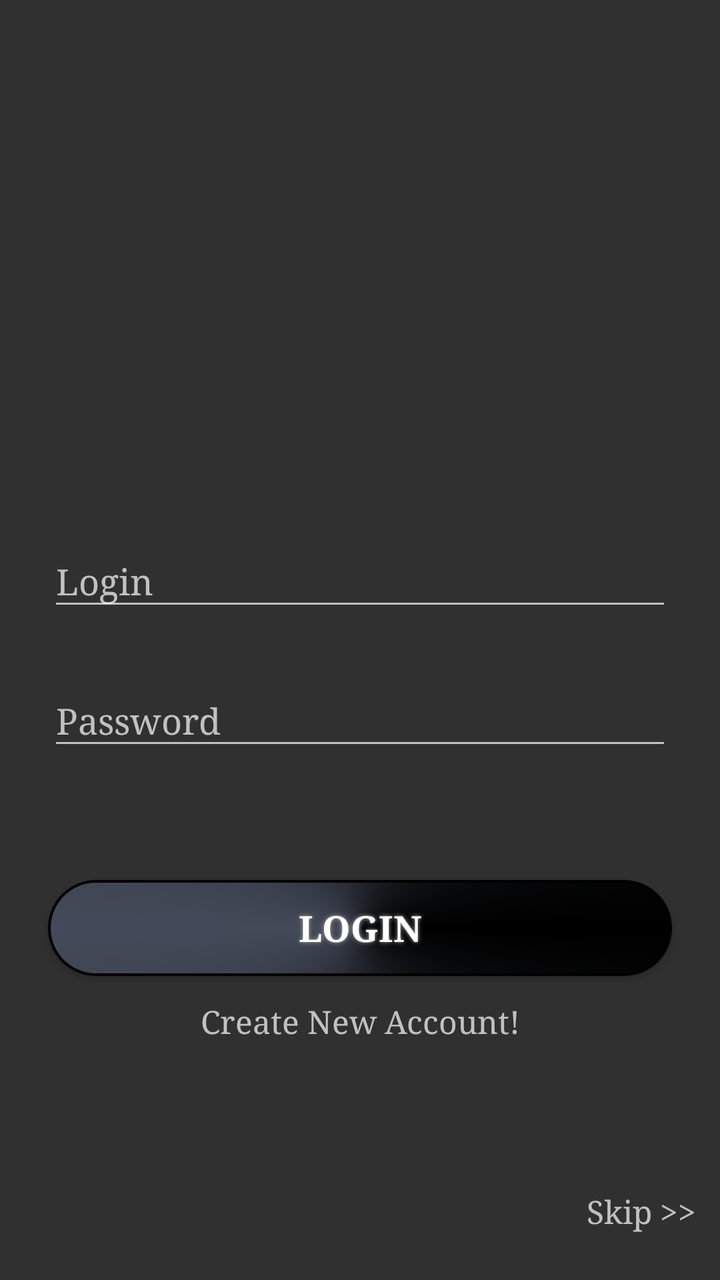
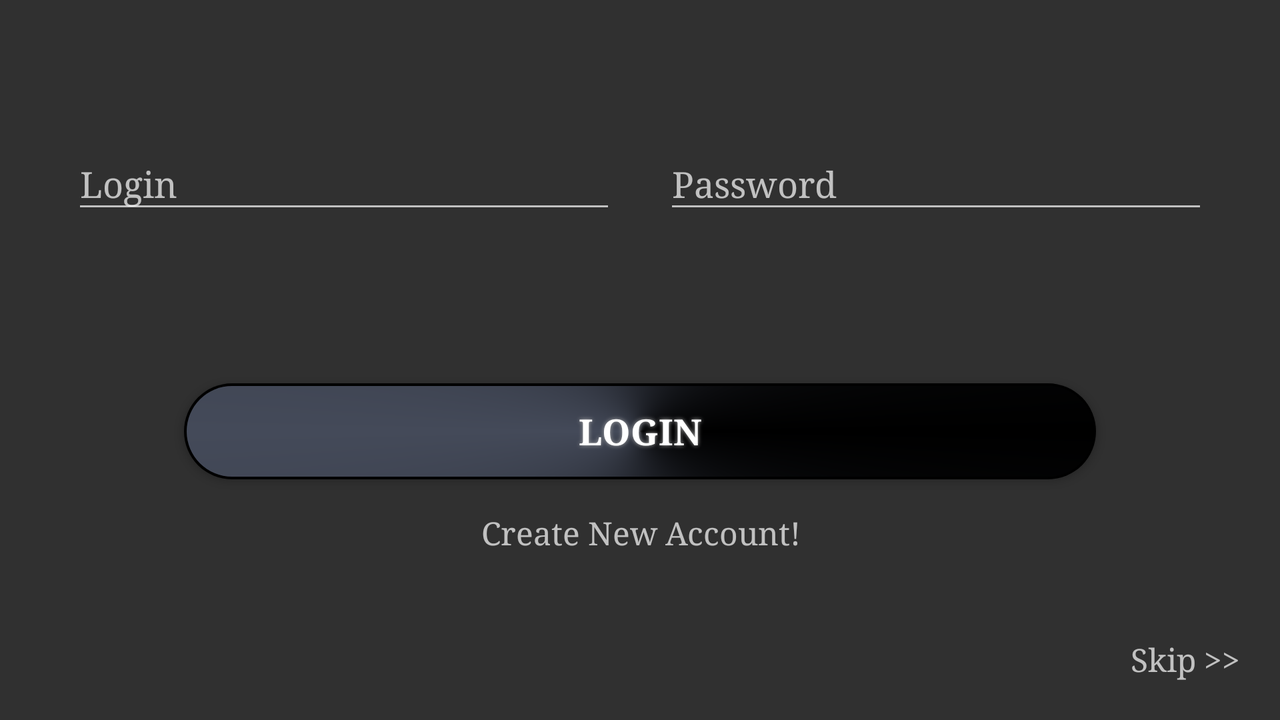

Compare how this app lays out the same screen by default and in its alternative resource folder. The renders come first, then the two layout files and the values they reference.
<!-- AndroidManifest.xml: application theme AppTheme -->
<!-- res/layout/activity_login.xml -->
<?xml version="1.0" encoding="utf-8"?>
<LinearLayout xmlns:android="http://schemas.android.com/apk/res/android"
    android:layout_width="match_parent"
    android:layout_height="match_parent"
    android:fitsSystemWindows="true"
    android:gravity="bottom"
    android:orientation="vertical"
    android:padding="12dp">

    <android.support.design.widget.TextInputLayout
        android:layout_width="match_parent"
        android:layout_height="wrap_content"
        android:layout_marginBottom="18dp"
        android:layout_marginLeft="12dp"
        android:layout_marginRight="12dp">

        <EditText
            android:id="@+id/input_login"
            android:layout_width="match_parent"
            android:layout_height="wrap_content"
            android:fontFamily="serif"
            android:hint="@string/login"
            android:inputType="text" />
    </android.support.design.widget.TextInputLayout>


    <android.support.design.widget.TextInputLayout
        android:layout_width="match_parent"
        android:layout_height="wrap_content"
        android:layout_marginBottom="24dp"
        android:layout_marginLeft="12dp"
        android:layout_marginRight="12dp">

        <EditText
            android:id="@+id/input_password"
            android:layout_width="match_parent"
            android:layout_height="wrap_content"
            android:fontFamily="serif"
            android:hint="@string/password"
            android:inputType="textPassword" />
    </android.support.design.widget.TextInputLayout>

    <Button
        android:id="@+id/btn_sign_in"
        android:layout_width="match_parent"
        android:layout_height="wrap_content"
        android:layout_marginBottom="12dp"
        android:layout_marginLeft="12dp"
        android:layout_marginRight="12dp"
        android:layout_marginTop="36dp"

        android:background="@drawable/btn_shape_sign_in"
        android:fontFamily="serif"
        android:shadowColor="#A8A8A8"
        android:shadowRadius="5"
        android:text="@string/login"
        android:textColor="@android:color/white"
        android:textSize="18sp"
        android:textStyle="bold" />

    <TextView
        android:id="@+id/start_registration"
        android:layout_width="match_parent"
        android:layout_height="wrap_content"
        android:layout_marginBottom="24dp"
        android:fontFamily="serif"
        android:gravity="center"
        android:text="@string/start_registration"
        android:textSize="16sp" />

    <TextView
        android:id="@+id/btn_skip"
        android:layout_width="wrap_content"
        android:layout_height="wrap_content"
        android:layout_gravity="end"
        android:layout_marginBottom="12dp"
        android:layout_marginTop="50dp"
        android:fontFamily="serif"
        android:text="@string/skip"
        android:textSize="16sp" />

</LinearLayout>
<!-- resources referenced by this layout -->
<resources>
  <!-- drawable btn_shape_sign_in (drawable) -->
  <?xml version="1.0" encoding="utf-8"?>
  <layer-list xmlns:android="http://schemas.android.com/apk/res/android">
  
  
      <item>
          <shape android:shape="rectangle">
              <corners
                  android:radius="80dp"
                  />
              <padding
                  android:left="1.5dp"
                  android:right="1.5dp"
                  android:top="1.5dp"
                  android:bottom="1.5dp"
                  />
              <solid
                  android:color="#000000"
                  />
          </shape>
      </item>
  
      <item>
          <shape xmlns:android="http://schemas.android.com/apk/res/android" android:shape="rectangle" >
              <corners
                  android:radius="80dp"
                  />
              <gradient
  
                  android:centerX="50%"
                  android:centerColor="#444A59"
                  android:startColor="#000000"
                  android:endColor="#000000"
                  android:type="sweep"
                  />
          </shape>
      </item>
  
  </layer-list>
  <string name="login">Login</string>
  <string name="password">Password</string>
  <string name="skip">Skip &gt;&gt;</string>
  <string name="start_registration">Create New Account!</string>
  <style name="AppTheme" parent="Theme.AppCompat.NoActionBar">
          
          <item name="windowActionBar">false</item>
          <item name="colorPrimary">@color/colorPrimary</item>
          <item name="colorPrimaryDark">@color/colorPrimaryDark</item>
          <item name="colorAccent">@color/colorAccent</item>
      </style>
</resources>
<!-- res/layout-land/activity_login.xml (the repository's variant of the layout above) -->
<!-- drawn on the phone turned sideways -->
<?xml version="1.0" encoding="utf-8"?>
<android.support.constraint.ConstraintLayout xmlns:android="http://schemas.android.com/apk/res/android"
    xmlns:app="http://schemas.android.com/apk/res-auto"
    xmlns:tools="http://schemas.android.com/tools"
    android:layout_width="match_parent"
    android:layout_height="match_parent"
    android:fitsSystemWindows="true"
    android:gravity="bottom"
    android:orientation="vertical"
    android:padding="12dp">


    <Button
        android:id="@+id/btn_sign_in"
        android:layout_width="0dp"
        android:layout_height="wrap_content"

        android:background="@drawable/btn_shape_sign_in"
        android:fontFamily="serif"
        android:shadowColor="#A8A8A8"
        android:shadowRadius="5"
        android:text="@string/login"
        android:textColor="@android:color/white"
        android:textSize="18sp"
        android:textStyle="bold"
        android:layout_marginTop="80dp"
        app:layout_constraintTop_toBottomOf="@+id/linearLayout"
        android:layout_marginLeft="80dp"
        app:layout_constraintLeft_toLeftOf="parent"
        android:layout_marginRight="80dp"
        app:layout_constraintRight_toRightOf="parent" />

    <TextView
        android:id="@+id/start_registration"
        android:layout_width="wrap_content"
        android:layout_height="wrap_content"
        android:fontFamily="serif"
        android:gravity="center"
        android:text="@string/start_registration"
        android:textSize="16sp"
        android:layout_marginTop="16dp"
        app:layout_constraintTop_toBottomOf="@+id/btn_sign_in"
        android:layout_marginLeft="8dp"
        app:layout_constraintLeft_toLeftOf="parent"
        android:layout_marginRight="8dp"
        app:layout_constraintRight_toRightOf="parent"
        app:layout_constraintHorizontal_bias="0.501" />

    <TextView
        android:id="@+id/btn_skip"
        android:layout_width="wrap_content"
        android:layout_height="wrap_content"
        android:layout_gravity="end"
        android:fontFamily="serif"
        android:text="@string/skip"
        android:textSize="16sp"
        android:layout_marginRight="8dp"
        app:layout_constraintRight_toRightOf="parent"
        app:layout_constraintBottom_toBottomOf="parent"
        android:layout_marginBottom="8dp" />

    <LinearLayout
        android:layout_width="match_parent"
        android:layout_height="wrap_content"
        android:layout_marginLeft="8dp"
        android:layout_marginRight="8dp"
        android:layout_marginTop="32dp"
        android:orientation="horizontal"
        app:layout_constraintLeft_toLeftOf="parent"
        app:layout_constraintRight_toRightOf="parent"
        app:layout_constraintTop_toTopOf="parent"
        android:id="@+id/linearLayout">

        <android.support.design.widget.TextInputLayout
            android:layout_width="0dp"
            android:layout_height="match_parent"
            android:layout_marginLeft="16dp"
            android:layout_marginStart="16dp"
            android:layout_marginTop="16dp"
            android:layout_weight="1"
            android:paddingRight="12dp"
            app:layout_constraintLeft_toLeftOf="parent"
            app:layout_constraintTop_toTopOf="parent">

            <EditText
                android:id="@+id/input_login"
                android:layout_width="match_parent"
                android:layout_height="wrap_content"
                android:fontFamily="serif"
                android:hint="@string/login"
                android:inputType="text" />
        </android.support.design.widget.TextInputLayout>

        <android.support.design.widget.TextInputLayout
            android:layout_width="0dp"
            android:layout_height="match_parent"
            android:layout_marginEnd="16dp"
            android:layout_marginRight="16dp"
            android:layout_marginTop="16dp"
            android:layout_weight="1"
            android:paddingLeft="12dp"
            app:layout_constraintRight_toRightOf="parent"
            app:layout_constraintTop_toTopOf="parent">

            <EditText
                android:id="@+id/input_password"
                android:layout_width="match_parent"
                android:layout_height="wrap_content"
                android:fontFamily="serif"
                android:hint="@string/password"
                android:inputType="textPassword" />
        </android.support.design.widget.TextInputLayout>

    </LinearLayout>

</android.support.constraint.ConstraintLayout>
